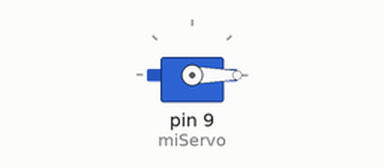
Bench run of a sketch on a simulated Arduino Uno, built with avr-gcc and run on an emulated ATmega328P. Shown: servo.

Above: at 0.05 s.
At 2.0 s:
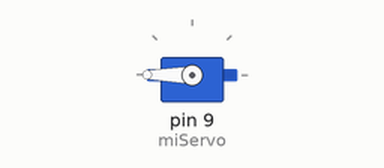
Timing chart, 0 to 6.9 s (numbered marks = the images above):
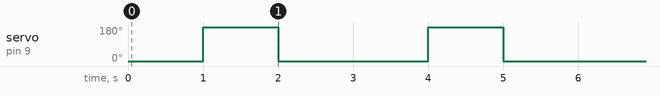

The sketch:

servomotor.ino
```cpp
#include <Servo.h>

Servo miServo;  // crea objeto servo

void setup() {
  miServo.attach(9); // conecta el servo al pin 9
}

void loop() {
  miServo.write(0);    // mueve a 0 grados
  delay(1000);         // espera 1 segundo

  miServo.write(180);  // mueve a 180 grados
  delay(1000);         // espera 1 segundo

  miServo.write(0);    // vuelve a 0 grados
  delay(1000);         // espera 1 segundo
}
```

Measured:
- by itself, servo on pin 9 (miServo): alternates 180° for 1.0 s and 0° for 2.0 s
